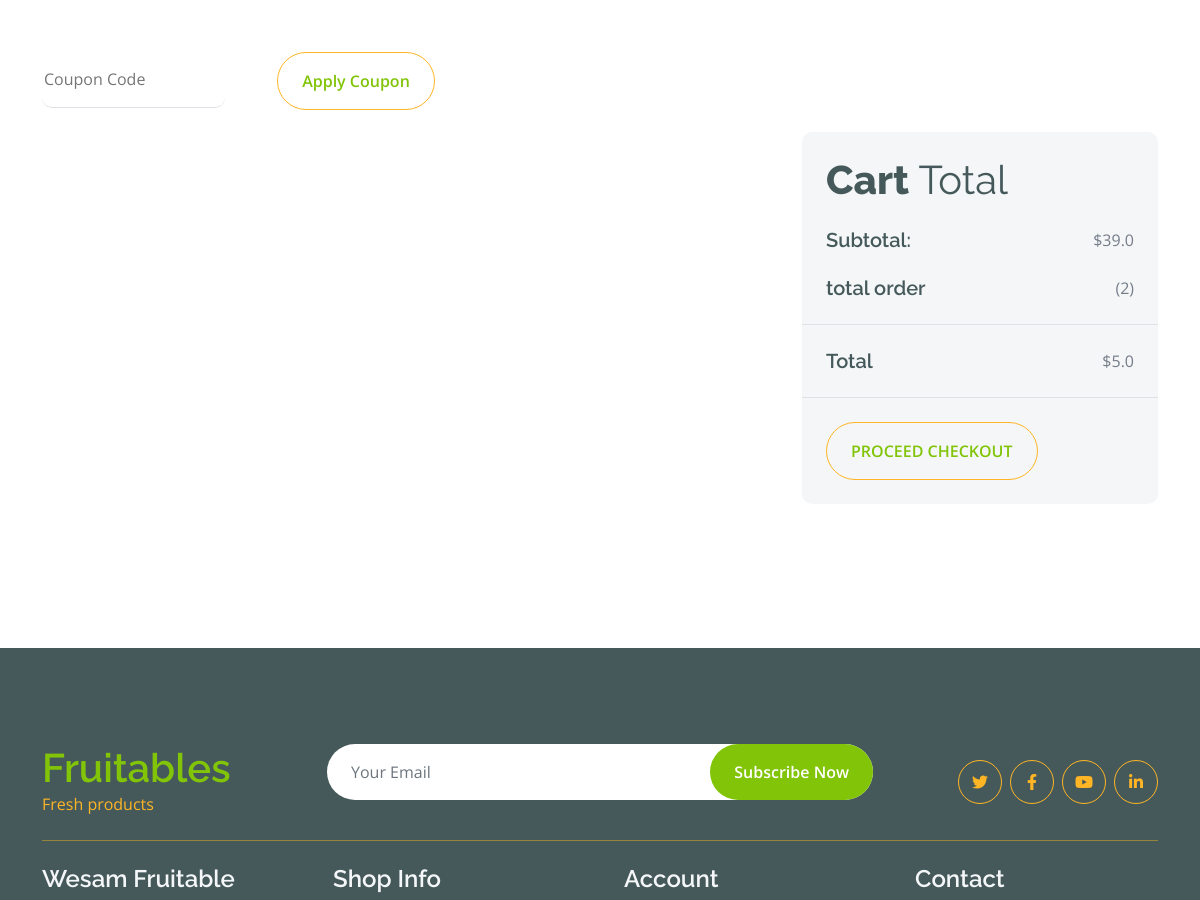
The page /orders/ (signed in, middle part) on the database as committed earlier.
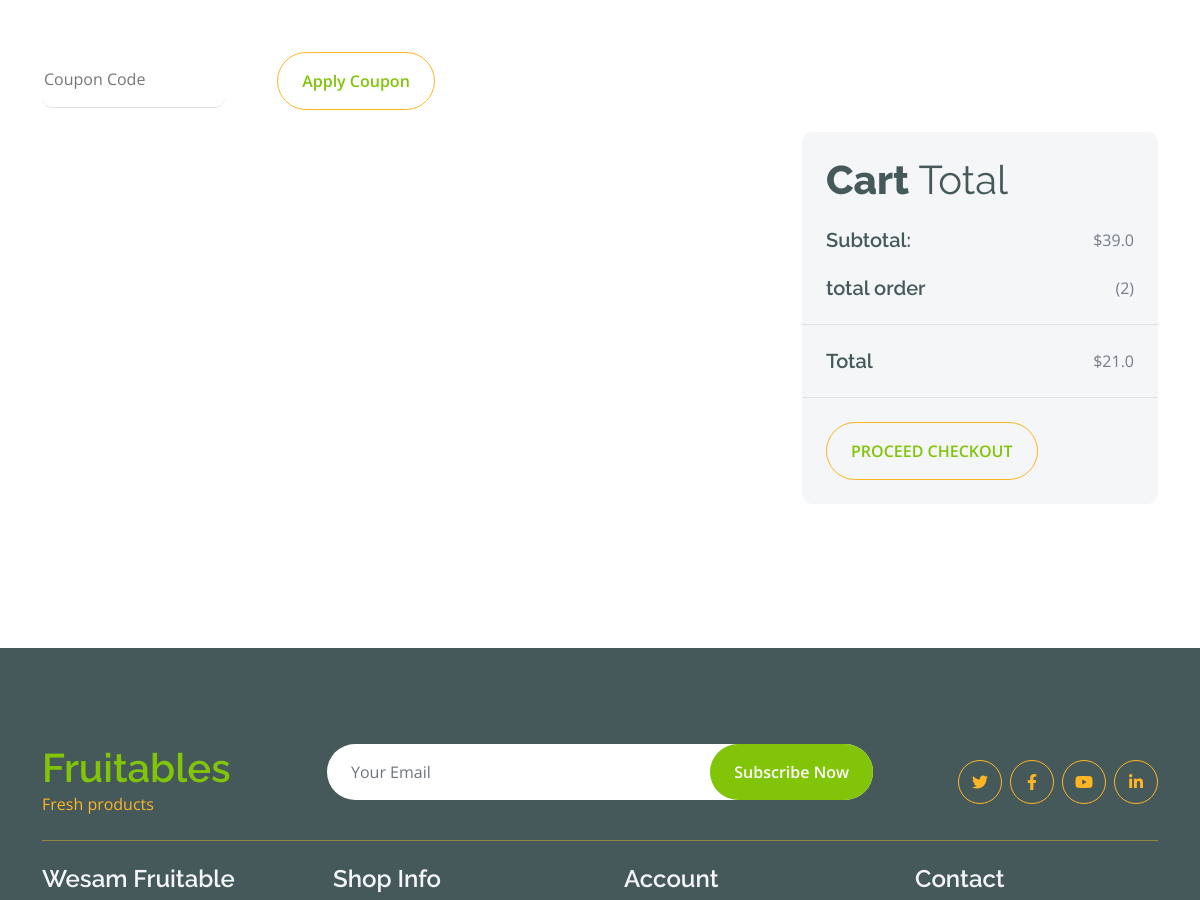
The same page on the database as committed later.
### orders/models.py (models this page shows)
class Cart(models.Model):
    user = models.ForeignKey(User,related_name='cart_user',on_delete=models.SET_NULL,blank=True,null=True)
    completed = models.BooleanField(default=False)
    coupon = models.ForeignKey('Coupon',related_name='cart_coupon',on_delete=models.SET_NULL , null=True,blank=True)
    total_with_coupon = models.FloatField(null=True,blank=True)
    def cart_total(self):
        total = 0
        for fruit in self.cart_detail.all():
            total += fruit.total
        return round(total,2)

class CartDetail(models.Model):
    cart = models.ForeignKey(Cart , related_name='cart_detail',on_delete=models.CASCADE)
    fruit = models.ForeignKey(Fruit , related_name='cart_fruit',on_delete=models.SET_NULL,null=True)
    price = models.FloatField()
    quantity = models.IntegerField()
    total = models.FloatField()

### orders/views.py (the view, shortened to what this page needs)
# urls.py: path('' , OrderList.as_view()),
class OrderList(LoginRequiredMixin,ListView):
    model = Order
    def get_queryset(self):
        queryset = super().get_queryset()   # all orders
        queryset = queryset.filter(user=self.request.user)
        return queryset

### fruit/models.py (called while the page is built)
    def __str__(self):
        return self.name

### orders/cart_context_processor.py (called while the page is built)
def get_cart_data(request):
    if request.user.is_authenticated:
        cart , created = Cart.objects.get_or_create(user=request.user,completed=False)
        cart_detail = CartDetail.objects.filter(cart=cart)
        return {'cart_data':cart, 'cart_detail_data':cart_detail}
    else:
        return {}

### orders/templates/orders/order_list.html (shortened to what this page needs)
{% extends "base.html" %}
{% load static %}
{% block body %}
        <div class="container-fluid py-5">
            <div class="container py-5">
                <div class="mt-5">
                    <input type="text" class="border-0 border-bottom rounded me-5 py-3 mb-4" placeholder="Coupon Code">
                    <button class="btn border-secondary rounded-pill px-4 py-3 text-primary" type="button">Apply Coupon</button>
                </div>
                <div class="row g-4 justify-content-end">
                    <div class="col-8"></div>
                    <div class="col-sm-8 col-md-7 col-lg-6 col-xl-4">
                        <div class="bg-light rounded">
                            <div class="p-4">
                                <h1 class="display-6 mb-4">Cart <span class="fw-normal">Total</span></h1>
                                <div class="d-flex justify-content-between mb-4">
                                    <h5 class="mb-0 me-4">Subtotal:</h5>
                                    <p class="mb-0">${{cart_data.cart_total}}</p>
                                </div>
                                <div class="d-flex justify-content-between">
                                    <h5 class="mb-0 me-4">total order </h5>
                                    <div class="">
                                        <p class="mb-0"> <span> ({{object_list|length}})</span></p>
                                    </div>
                                </div>
                            </div>
                            <div class="py-4 mb-4 border-top border-bottom d-flex justify-content-between">
                                <h5 class="mb-0 ps-4 me-4">Total</h5>
                                <p class="mb-0 pe-4">${{cart_data.total_with_coupon}}</p>
                            </div>
                            <button class="btn border-secondary rounded-pill px-4 py-3 text-primary text-uppercase mb-4 ms-4" type="button">Proceed Checkout</button>
                        </div>
                    </div>
                </div>
            </div>
        </div>
        {% endblock body %}

Rows that differ between the two databases and show on the page:
changed Cart: total_with_coupon "5.0" → "21.0"
